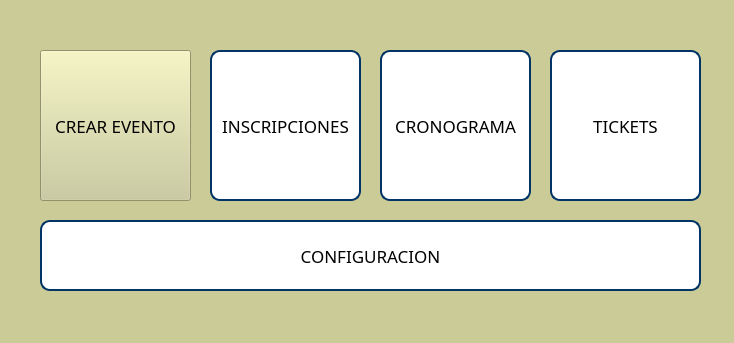
<?xml version="1.0" encoding="UTF-8"?>
<ui version="4.0">
 <class>MainWindow</class>
 <widget class="QMainWindow" name="MainWindow">
  <property name="geometry">
   <rect>
    <x>0</x>
    <y>0</y>
    <width>734</width>
    <height>343</height>
   </rect>
  </property>
  <property name="minimumSize">
   <size>
    <width>734</width>
    <height>343</height>
   </size>
  </property>
  <property name="maximumSize">
   <size>
    <width>734</width>
    <height>343</height>
   </size>
  </property>
  <property name="windowTitle">
   <string>Menu Principal</string>
  </property>
  <property name="styleSheet">
   <string notr="true">background-color: rgb(203, 203, 151);</string>
  </property>
  <widget class="QWidget" name="centralwidget">
   <widget class="QPushButton" name="pushButton_crearEvento">
    <property name="geometry">
     <rect>
      <x>40</x>
      <y>50</y>
      <width>151</width>
      <height>151</height>
     </rect>
    </property>
    <property name="font">
     <font>
      <family>FSP DEMO - Organetto Light</family>
      <pointsize>13</pointsize>
     </font>
    </property>
    <property name="styleSheet">
     <string notr="true">border-radius: 10px;
border-style: solid;
border-width: 2px;
border-color: rgb(0, 51, 102);
background-color: rgb(255, 255, 255);

hover: {
    background-color:#54d777;
}</string>
    </property>
    <property name="text">
     <string>CREAR EVENTO</string>
    </property>
   </widget>
   <widget class="QPushButton" name="pushButton_inscripciones">
    <property name="geometry">
     <rect>
      <x>210</x>
      <y>50</y>
      <width>151</width>
      <height>151</height>
     </rect>
    </property>
    <property name="font">
     <font>
      <family>FONTSPRING DEMO - Organetto Light</family>
      <pointsize>13</pointsize>
     </font>
    </property>
    <property name="styleSheet">
     <string notr="true">border-radius: 10px;
border-style: solid;
border-width: 2px;
border-color: rgb(0, 51, 102);
background-color: rgb(255, 255, 255);</string>
    </property>
    <property name="text">
     <string>INSCRIPCIONES</string>
    </property>
   </widget>
   <widget class="QPushButton" name="pushButton_cronograma">
    <property name="geometry">
     <rect>
      <x>380</x>
      <y>50</y>
      <width>151</width>
      <height>151</height>
     </rect>
    </property>
    <property name="font">
     <font>
      <family>FSP DEMO - Organetto Light</family>
      <pointsize>13</pointsize>
     </font>
    </property>
    <property name="styleSheet">
     <string notr="true">border-radius: 10px;
border-style: solid;
border-width: 2px;
border-color: rgb(0, 51, 102);
background-color: rgb(255, 255, 255);</string>
    </property>
    <property name="text">
     <string>CRONOGRAMA</string>
    </property>
   </widget>
   <widget class="QPushButton" name="pushButton_tickets">
    <property name="geometry">
     <rect>
      <x>550</x>
      <y>50</y>
      <width>151</width>
      <height>151</height>
     </rect>
    </property>
    <property name="font">
     <font>
      <family>FSP DEMO - Organetto Light</family>
      <pointsize>13</pointsize>
     </font>
    </property>
    <property name="styleSheet">
     <string notr="true">border-radius: 10px;
border-style: solid;
border-width: 2px;
border-color: rgb(0, 51, 102);
background-color: rgb(255, 255, 255);</string>
    </property>
    <property name="text">
     <string>TICKETS</string>
    </property>
   </widget>
   <widget class="QPushButton" name="pushButton_configuracion">
    <property name="geometry">
     <rect>
      <x>40</x>
      <y>220</y>
      <width>661</width>
      <height>71</height>
     </rect>
    </property>
    <property name="font">
     <font>
      <family>FSP DEMO - Organetto Light</family>
      <pointsize>13</pointsize>
     </font>
    </property>
    <property name="styleSheet">
     <string notr="true">border-radius: 10px;
border-style: solid;
border-width: 2px;
border-color: rgb(0, 51, 102);
background-color: rgb(255, 255, 255);</string>
    </property>
    <property name="text">
     <string>CONFIGURACION</string>
    </property>
   </widget>
  </widget>
  <widget class="QStatusBar" name="statusbar"/>
 </widget>
 <resources/>
 <connections/>
</ui>
